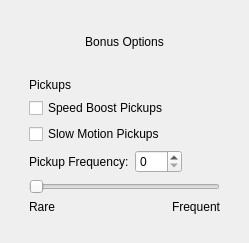
<?xml version="1.0" encoding="UTF-8"?>
<ui version="4.0">
 <class>Task_PlatformHopperRight</class>
 <widget class="QWidget" name="Task_PlatformHopperRight">
  <property name="geometry">
   <rect>
    <x>0</x>
    <y>0</y>
    <width>249</width>
    <height>243</height>
   </rect>
  </property>
  <property name="windowTitle">
   <string>Form</string>
  </property>
  <layout class="QGridLayout" name="gridLayout">
   <item row="0" column="0">
    <widget class="QWidget" name="bonuxBox" native="true">
     <layout class="QGridLayout" name="gridLayout_2">
      <item row="0" column="0">
       <widget class="QLabel" name="label_5">
        <property name="text">
         <string>Bonus Options</string>
        </property>
        <property name="alignment">
         <set>Qt::AlignCenter</set>
        </property>
       </widget>
      </item>
      <item row="1" column="0">
       <widget class="QWidget" name="pickupsBox" native="true">
        <layout class="QGridLayout" name="gridLayout_7">
         <item row="0" column="0">
          <widget class="QFrame" name="frame_2">
           <layout class="QGridLayout" name="gridLayout_3">
            <property name="leftMargin">
             <number>0</number>
            </property>
            <property name="topMargin">
             <number>0</number>
            </property>
            <property name="rightMargin">
             <number>0</number>
            </property>
            <property name="bottomMargin">
             <number>0</number>
            </property>
            <item row="0" column="0">
             <widget class="QLabel" name="label">
              <property name="text">
               <string>Pickups</string>
              </property>
             </widget>
            </item>
            <item row="1" column="0">
             <widget class="QCheckBox" name="speedBoostCheckBox">
              <property name="text">
               <string>Speed Boost Pickups</string>
              </property>
             </widget>
            </item>
            <item row="2" column="0">
             <widget class="QCheckBox" name="slowMotionCheckBox">
              <property name="text">
               <string>Slow Motion Pickups</string>
              </property>
             </widget>
            </item>
           </layout>
          </widget>
         </item>
         <item row="1" column="0">
          <widget class="QFrame" name="frame_3">
           <layout class="QGridLayout" name="gridLayout_4">
            <property name="leftMargin">
             <number>0</number>
            </property>
            <property name="topMargin">
             <number>0</number>
            </property>
            <property name="rightMargin">
             <number>0</number>
            </property>
            <property name="bottomMargin">
             <number>0</number>
            </property>
            <item row="1" column="0">
             <widget class="QSlider" name="pickupFrequency">
              <property name="maximum">
               <number>100</number>
              </property>
              <property name="orientation">
               <enum>Qt::Horizontal</enum>
              </property>
             </widget>
            </item>
            <item row="2" column="0">
             <widget class="QFrame" name="frame_4">
              <layout class="QGridLayout" name="gridLayout_5">
               <property name="leftMargin">
                <number>0</number>
               </property>
               <property name="topMargin">
                <number>0</number>
               </property>
               <property name="rightMargin">
                <number>0</number>
               </property>
               <property name="bottomMargin">
                <number>0</number>
               </property>
               <item row="0" column="0">
                <widget class="QLabel" name="label_3">
                 <property name="text">
                  <string>Rare</string>
                 </property>
                </widget>
               </item>
               <item row="0" column="1">
                <widget class="QLabel" name="label_4">
                 <property name="text">
                  <string>Frequent</string>
                 </property>
                 <property name="alignment">
                  <set>Qt::AlignRight|Qt::AlignTrailing|Qt::AlignVCenter</set>
                 </property>
                </widget>
               </item>
              </layout>
             </widget>
            </item>
            <item row="0" column="0">
             <widget class="QFrame" name="frame_5">
              <layout class="QGridLayout" name="gridLayout_6">
               <property name="leftMargin">
                <number>0</number>
               </property>
               <property name="topMargin">
                <number>0</number>
               </property>
               <property name="rightMargin">
                <number>0</number>
               </property>
               <property name="bottomMargin">
                <number>0</number>
               </property>
               <item row="0" column="0">
                <widget class="QLabel" name="label_2">
                 <property name="text">
                  <string>Pickup Frequency:</string>
                 </property>
                </widget>
               </item>
               <item row="0" column="2">
                <spacer name="horizontalSpacer">
                 <property name="orientation">
                  <enum>Qt::Horizontal</enum>
                 </property>
                 <property name="sizeHint" stdset="0">
                  <size>
                   <width>40</width>
                   <height>20</height>
                  </size>
                 </property>
                </spacer>
               </item>
               <item row="0" column="1">
                <widget class="QSpinBox" name="pickupFrequencySpinBox">
                 <property name="maximum">
                  <number>100</number>
                 </property>
                </widget>
               </item>
              </layout>
             </widget>
            </item>
           </layout>
          </widget>
         </item>
        </layout>
       </widget>
      </item>
     </layout>
    </widget>
   </item>
  </layout>
 </widget>
 <resources/>
 <connections/>
</ui>
